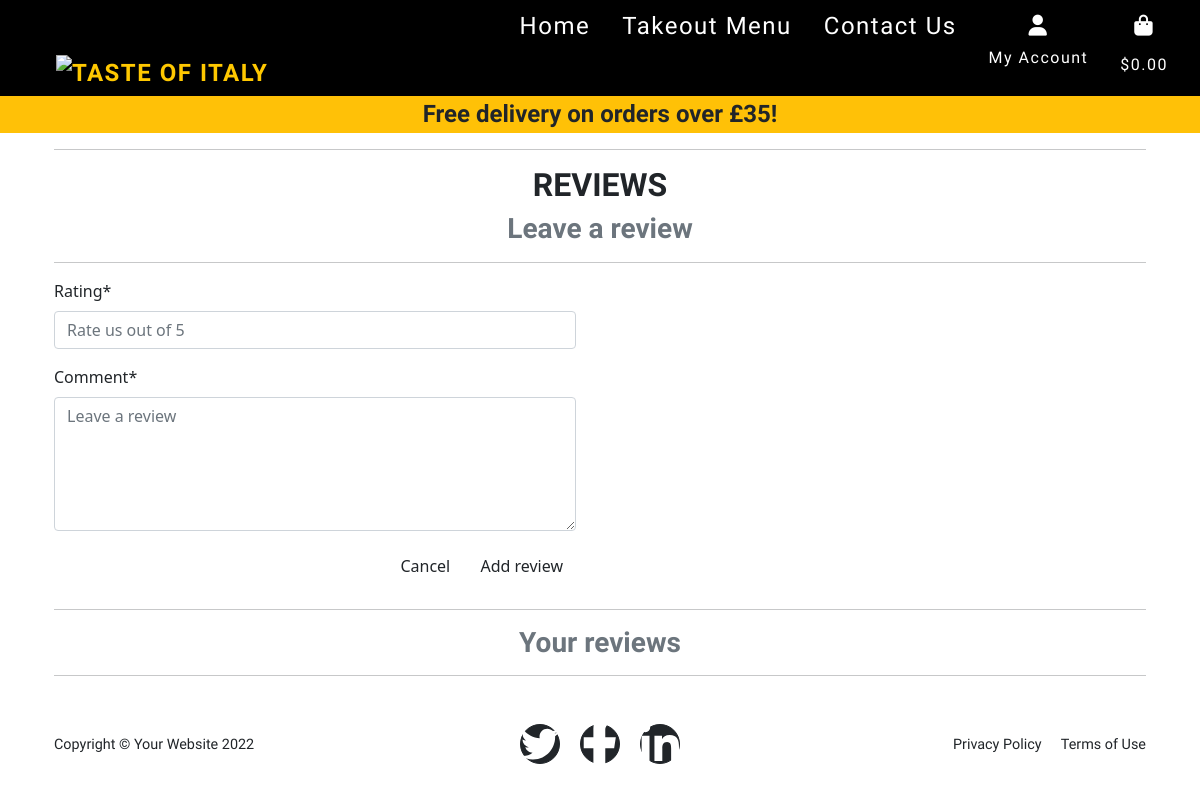
Page /add_reviews/ (signed in) on the earlier database version.
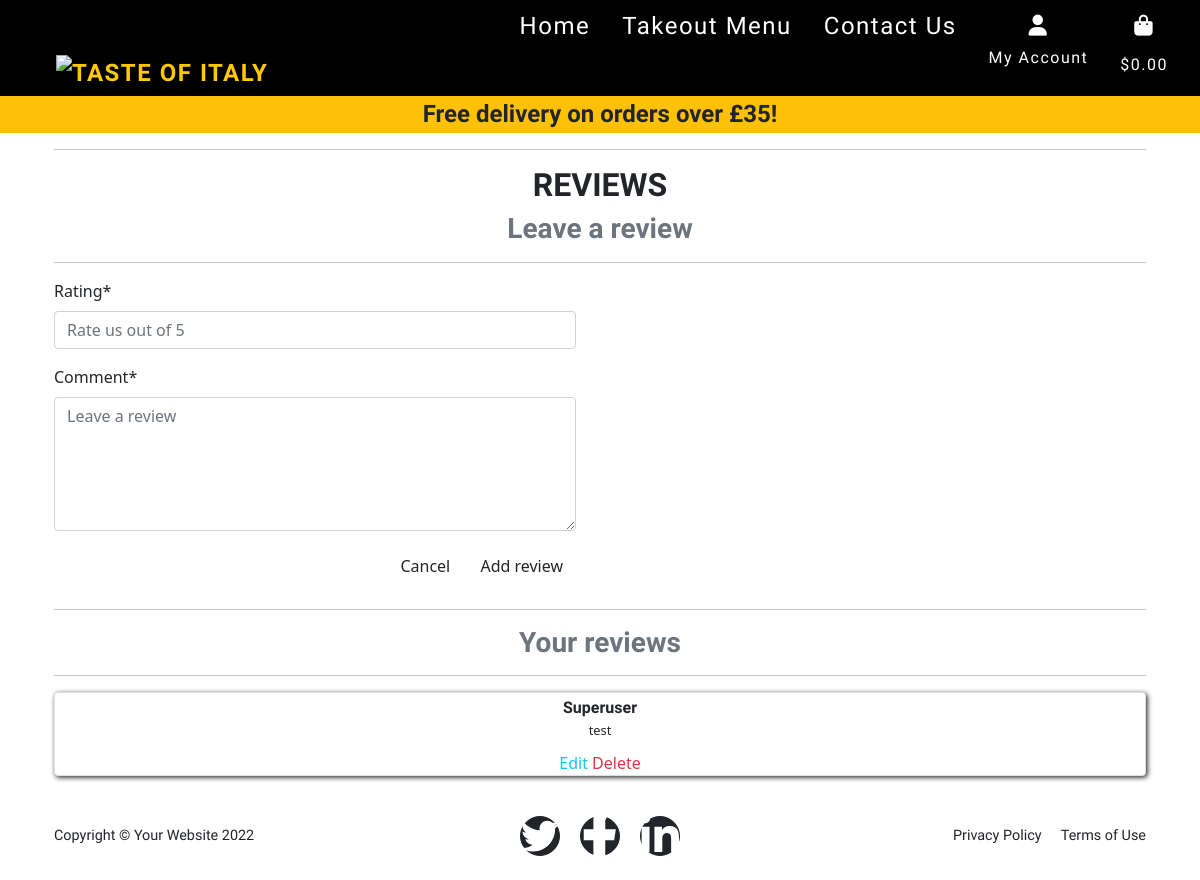
Same page on the later database version.
### home/models.py (models this page shows, shortened)
class Reviews(models.Model):
    user = models.ForeignKey(User, on_delete=models.CASCADE)
    comment = models.TextField()
    rating = models.IntegerField(default=5, validators=[MinValueValidator(1), MaxValueValidator(5)])
    created_on = models.DateTimeField(auto_now_add=True)
    class Meta:
        ordering = ['-created_on']

### home/views.py (the view)
# urls.py: path('add_reviews/', views.add_reviews, name='add_reviews'),
@login_required
def add_reviews(request):
    reviews = Reviews.objects.all()
    if request.method == 'POST':
        form = ReviewForm(request.POST, user=request.user)
        if form.is_valid():
            review = form.save(commit=False)
            review.user = request.user
            review.save()
            messages.success(request, 'Successfully added a review!')
            return redirect(reverse('home'))
        else:
            messages.error(
                request, 'Failed to add product. Please ensure the form is valid')
    else:
        form = ReviewForm(user=request.user)
    context = {
        'form': form,
        'reviews': reviews,
    }
    return render(request, 'home/reviews.html', context)

### home/forms.py (shortened to what this page needs)
class ReviewForm(forms.ModelForm):
    rating = forms.IntegerField(min_value=1, max_value=5)
    comment = forms.CharField(widget=forms.Textarea(attrs={'rows': 5}))
    class Meta:
        model = Reviews
        fields = ('rating', 'comment')
    def __init__(self, *args, **kwargs):
        user = kwargs.pop('user', None)
        super().__init__(*args, **kwargs)
        self.fields['comment'].widget.attrs['placeholder'] = 'Leave a review'
        self.fields['rating'].widget.attrs['placeholder'] = 'Rate us out of 5'
        self.user = user

### home/templates/home/reviews.html (shortened to what this page needs)
{% extends "base.html" %}
{% load static %}
{% block content %}
<div class="container mb-2 text-center">
    <div class="row">
        <div class="col">
            <hr>
            <h2 class="section-heading text-uppercase">Reviews</h2>
            <h3 class="section-subheading text-muted">Leave a review</h3>
            <hr>
        </div>
    </div>
    <div class="row w-50">
        <div class="col">
            <form method="POST" action="{% url 'add_reviews'%} " class="form text-start">
                {{ form | crispy }}
                <div class="text-end">
                    <a href="{% url 'menu' %}" class="btn">Cancel</a>
                    <button class="btn" type="submit">Add review</button>
                </div>
            </form>
        </div>
    </div>
</div>
<div class="container mb-2 text-center">
    <div class="row">
        <div class="col">
            <hr>
            <h3 class="section-subheading text-muted">Your reviews</h3>
            <hr>
        </div>
    </div>
    {% for review in reviews %}
    {% if request.user == review.user %}
    <div class="card mb-3">
        <div class="card-body">
            <h5 class="card-title">{{ review.user.username }}</h5>
            <p class="card-text">{{ review.comment }}</p>
            <a class="text-info" href="">Edit</a>
            <a class="text-danger" href="{% url 'delete_review' review.id %}">Delete</a>
        </div>
    </div>
    {% endif %}
    {% endfor %}
</div>
{% endblock %}

Differences in the rows shown:
added Reviews: user.username "Superuser", comment "test"
